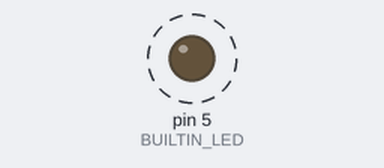
Bench run of a sketch on a simulated Arduino Uno, built with avr-gcc and run on an emulated ATmega328P. On the bench: output pins drawn as LEDs (lit = HIGH). Dashed ring = blinking.

Above: at 0.5 s.
Timing chart, 0 to 4.6 s (numbered marks = the images above):
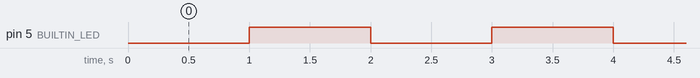

Measured:
- by itself, pin 5 (BUILTIN_LED): alternates HIGH for 1.0 s and LOW for 1.0 s

The sketch:

blinking_led_esp8266.ino
```cpp
/*
 ESP8266 Blink by Idayu Sabri
 Blink LED Using ESP8266 NodeMCU Lua WiFi

 Note that this sketch uses BUILTIN_LED to find the pin with the internal LED
*/

#define BUILTIN_LED 5

void setup() {
  pinMode(BUILTIN_LED, OUTPUT);     // Initialize the BUILTIN_LED pin as an output
}

// the loop function runs over and over again forever
void loop() {
  digitalWrite(BUILTIN_LED, LOW);   // Turn the LED on (Note that LOW is the voltage level
                                    // but actually the LED is on; this is because
                                    // it is acive low on the ESP-01)
  delay(1000);                      // Wait for a second
  digitalWrite(BUILTIN_LED, HIGH);  // Turn the LED off by making the voltage HIGH
  delay(1000);                      // Wait for two seconds (to demonstrate the active low LED)
}
```
